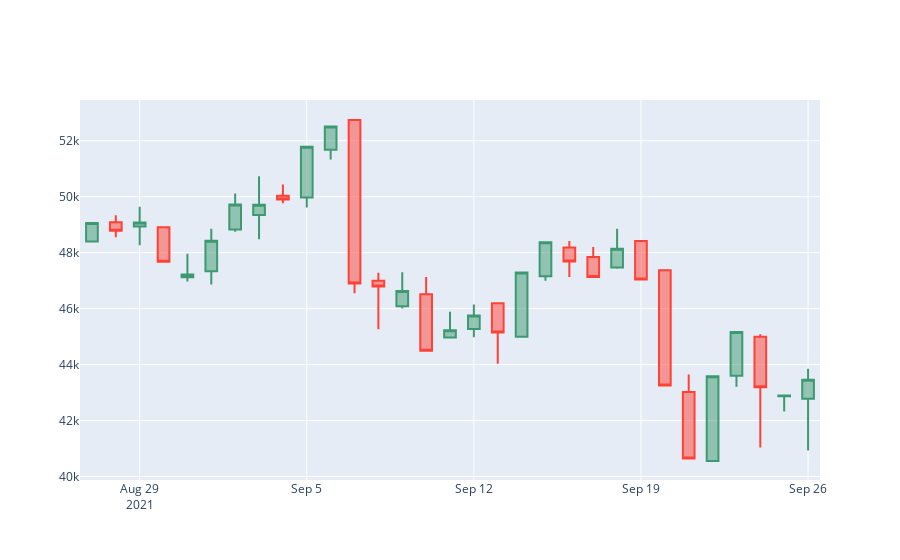

Write notebook code for a chart like this one.
### Markdown cell above
Finally we are now ready to use plotly to create our Candlestick Chart.

### Code cell
fig = go.Figure(data=[go.Candlestick(x=candlestick_data['date'],
                open=candlestick_data['Price']['first'], 
                high=candlestick_data['Price']['max'],
                low=candlestick_data['Price']['min'], 
                close=candlestick_data['Price']['last'])
                ])

fig.update_layout(xaxis_rangeslider_visible=False)

fig.show()
